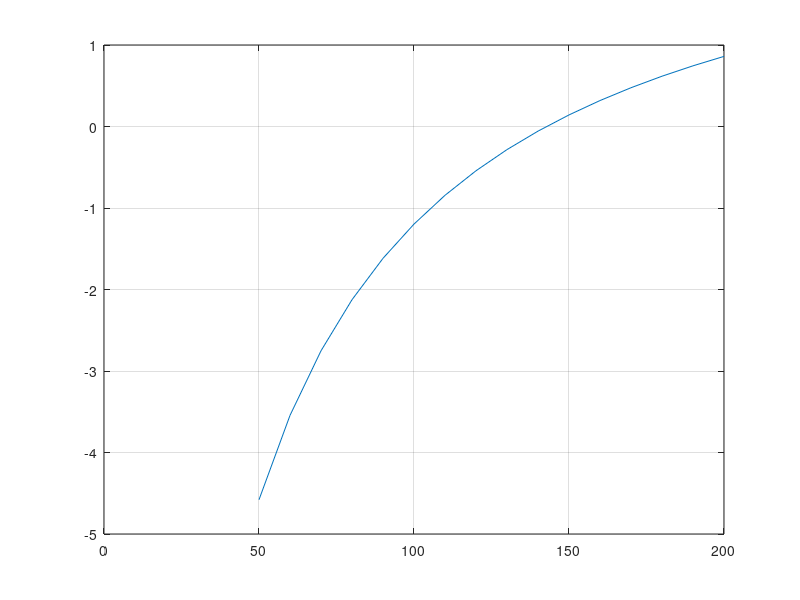

MATLAB code for this plot:
cd = 0.25; g = 9.81; v = 36; t=4;
mp = linspace(50,200,16);
fp = sqrt(g*mp/cd).*tanh(sqrt(g*cd./mp)*t)-v;
plot(mp,fp), grid


